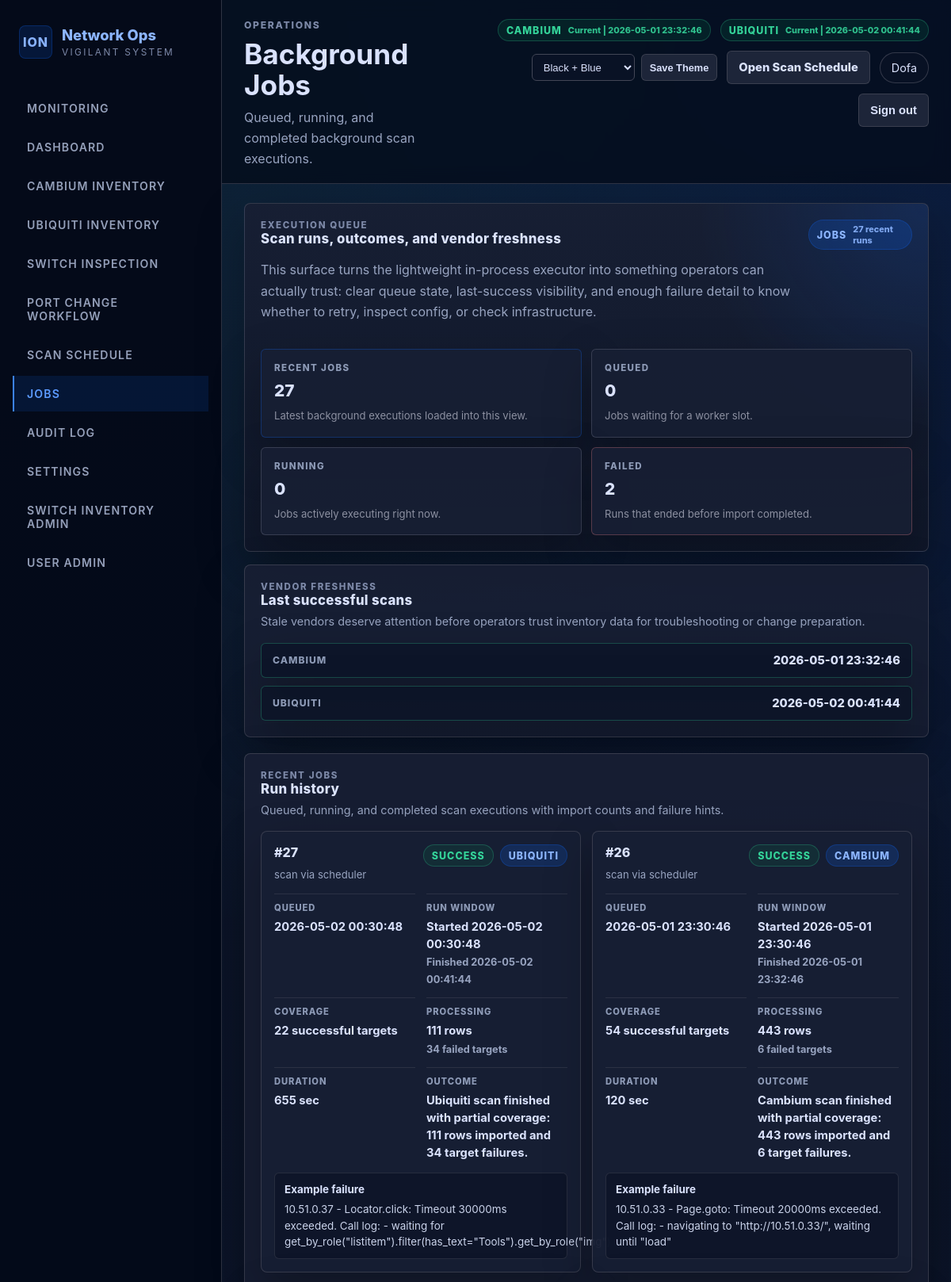
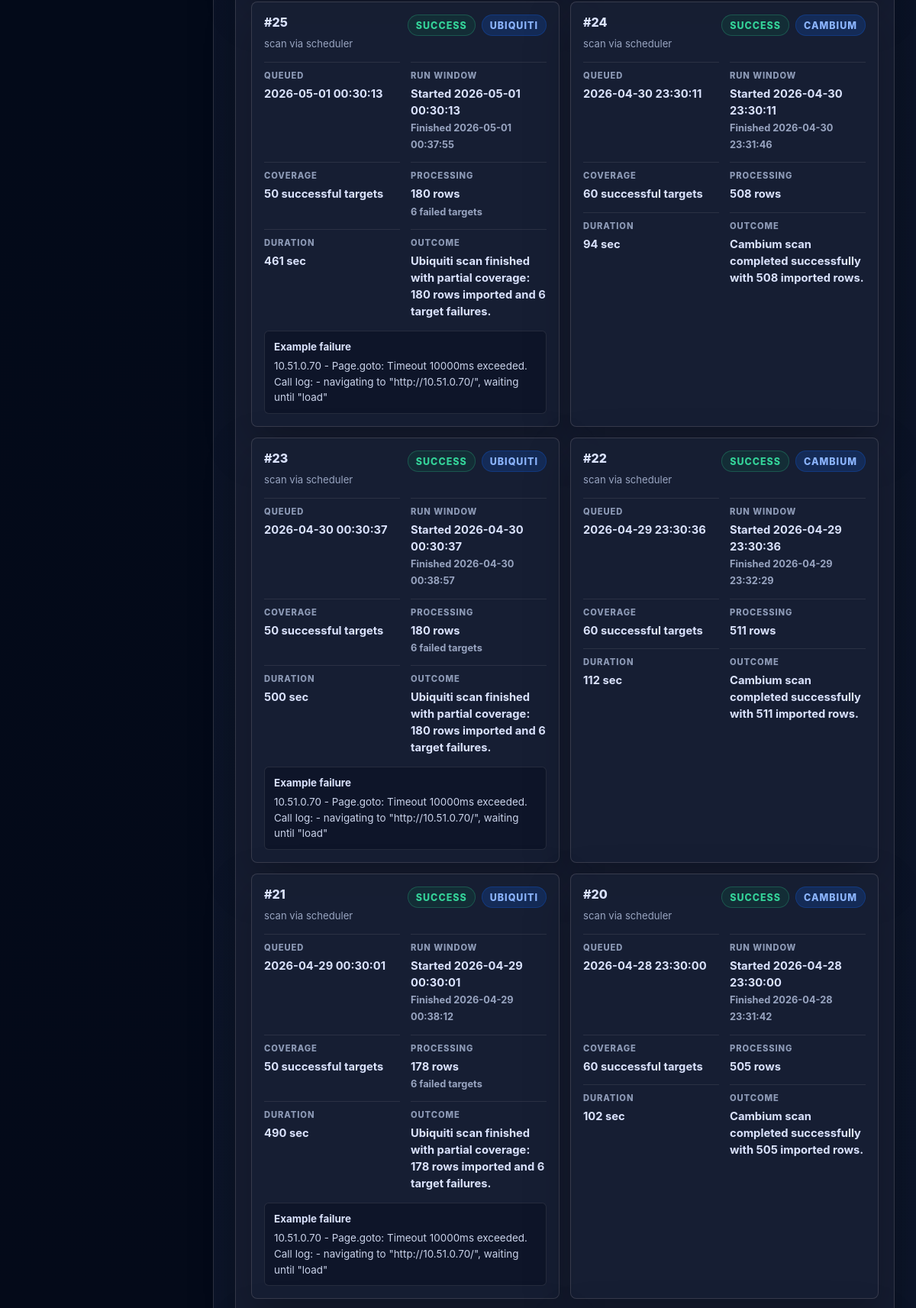
The app's page /jobs/ (signed in, upper part) with its own data (2 pictures, top to bottom).
### tables this page shows
CREATE TABLE users (
    id INTEGER PRIMARY KEY AUTOINCREMENT,
    username TEXT NOT NULL UNIQUE,
    password_hash TEXT NOT NULL,
    role TEXT NOT NULL,
    is_active INTEGER NOT NULL DEFAULT 1,
    created_at TEXT NOT NULL
, ui_preference TEXT NOT NULL DEFAULT 'modern');

CREATE TABLE jobs (
    id INTEGER PRIMARY KEY AUTOINCREMENT,
    job_type TEXT NOT NULL,
    vendor TEXT,
    trigger_source TEXT NOT NULL,
    status TEXT NOT NULL,
    requested_by INTEGER,
    message TEXT,
    meta_json TEXT,
    created_at TEXT NOT NULL,
    started_at TEXT,
    finished_at TEXT
);

### app/routes/jobs.py (the view)
@bp.get("/")
@role_required("operator", "admin")
def list_jobs():
    all_jobs = list_recent_jobs(limit=None)
    pager = paginate_items(all_jobs, parse_page(request.args.get("page")), per_page=20)
    return render_template(
        "jobs/list.html",
        jobs=pager["items"],
        summary=summarize_jobs(current_app.config["STALE_SCAN_THRESHOLD_MINUTES"]),
        pager=pager,
    )

### app/db.py (called while the page is built)
def _ensure_parent(path: Path) -> None:
    path.parent.mkdir(parents=True, exist_ok=True)

def get_db() -> sqlite3.Connection:
    connection = g.get("_db")
    if connection is None:
        db_path = Path(current_app.config["DATABASE_PATH"])
        _ensure_parent(db_path)
        connection = sqlite3.connect(db_path)
        connection.row_factory = sqlite3.Row
        g._db = connection
    return connection

### app/services/audit_service.py (called while the page is built)
def recent_events(limit: int = 10) -> list[dict]:
    rows = get_db().execute(
        """
        SELECT id, actor_username, action, resource_type, resource_id, details_json, created_at
        FROM audit_logs
        ORDER BY id DESC
        LIMIT ?
        """,
        (limit,),
    ).fetchall()
    return [_enrich_event(dict(row)) for row in rows]

def _load_details(raw: str | None) -> dict:
    if not raw:
        return {}
    try:
        return json.loads(raw)
    except json.JSONDecodeError:
        return {"raw": raw}

def _enrich_event(event: dict) -> dict:
    details = _load_details(event.get("details_json"))
    event["details"] = details
    event["outcome"] = _derive_outcome(event.get("action", ""), details)
    event["summary"] = _build_summary(event, details)
    event["target_label"] = details.get("switch") or details.get("name") or event.get("resource_id") or "-"
    return event

def _derive_outcome(action: str, details: dict) -> str:
    if details.get("outcome"):
        return str(details["outcome"])
    lowered = action.lower()
    if any(token in lowered for token in ("failed", "rejected", "denied")):
        return "failed"
    if any(token in lowered for token in ("completed", "deleted", "added", "triggered")):
        return "success"
    return "info"

def _build_summary(event: dict, details: dict) -> str:
    if details.get("summary"):
        return str(details["summary"])
    if event.get("resource_type") == "switch":
        switch = details.get("switch") or event.get("resource_id") or "switch"
        port = details.get("port")
        return f"{switch} {port}".strip()
    if event.get("resource_type") == "job":
        vendor = details.get("vendor") or event.get("resource_id") or "job"
        return f"{vendor} job event"
    if event.get("resource_type") == "switch_inventory":
        name = details.get("name") or event.get("resource_id") or "inventory record"
        ip = details.get("ip")
        return f"{name} ({ip})" if ip else str(name)
    return event.get("action", "")

### app/templates/jobs/list.html (shortened to what this page needs)
{% extends "base.html" %}
{% import "components/ui.html" as ui with context %}

### app/templates/base.html (shortened to what this page needs)
{% import "components/ui.html" as ui with context %}
<!doctype html>
<html lang="en">
<head>
  <link rel="stylesheet" href="{{ url_for('static', filename='app.css') }}">
</head>
<body class="theme-{{ current_theme_mode if current_user else 'dark' }}" data-theme="{{ current_theme_mode if current_user else 'dark' }}">
  <div class="layout">
    {% if current_user %}
    <aside class="sidebar">
      <div class="sidebar-brand">
        <div class="brand-mark">ION</div>
        <div>
          <div class="brand-title">Network Ops</div>
          <div class="brand-subtitle">Vigilant System</div>
        </div>
      </div>
      <nav class="nav-group">
        {% for item in shell_nav %}
        {% set href = url_for(item.endpoint, **(item.route_args or {})) %}
        {% set is_active = (
          (item.match_mode == 'endpoint' and active_endpoint == item.endpoint)
          or (item.match_mode == 'path' and (request.path == href or (item.match_prefix and request.path.startswith(item.match_prefix))))
        ) %}
        <a class="nav-link {% if is_active %}is-active{% endif %}" href="{{ href }}">
          {{ item.label }}
        </a>
        {% endfor %}
      </nav>
    </aside>
    {% endif %}
    <main class="main-shell">
      {% if current_user %}
      <header class="topbar">
        <div class="topbar__context">
          <div class="eyebrow">{{ page_kicker_html | safe }}</div>
          <h1 class="page-title">{{ page_title_html | safe }}</h1>
          {{ page_subtitle_html | safe }}
        </div>
        <div class="topbar-actions">
          <div class="status-cluster">
            {% for item in shell_status %}
            {{ ui.badge(item.label, item.tone, item.meta ~ " | " ~ item.value) }}
            {% endfor %}
          </div>
          <form method="post" action="{{ url_for('auth.update_ui_mode') }}" class="inline-form">
            <select name="ui_preference" class="select-small" aria-label="Theme">
              <option value="dark" {% if current_theme_mode == 'dark' %}selected{% endif %}>Black + Blue</option>
            </select>
            <button class="button button-secondary button-small" type="submit">Save Theme</button>
          </form>
          {{ page_actions_html | safe }}
          <span class="user-chip">{{ current_user.username }}</span>
          <form method="post" action="{{ url_for('auth.logout') }}">
            <button class="button button-secondary" type="submit">Sign out</button>
          </form>
        </div>
      </header>
      {% endif %}
      {% if current_user %}<div class="content-shell">{% endif %}
      {{ page_content_html | safe }}
      {% if current_user %}</div>{% endif %}
    </main>
  </div>
</body>
</html>

### records on screen
users: username "Dofa"
jobs: message "EXECUTION QUEUE Scan runs, outcomes, and vendor freshness This surface turns the lightweight in-process executor into something operators can actually trust: clear queue state, last-success visibility, and enough failure detail to know whether to retry, inspect config, or check infrastructure. JOBS 27 recent runs RECENT JOBS 27 Latest background executions loaded into this view. QUEUED 0 Jobs waiting for a worker slot. RUNNING 0 Jobs actively executing right now. FAILED 2 Runs that ended before import completed. VENDOR FRESHNESS Last successful scans Stale vendors deserve attention before operators trust inventory data for troubleshooting or change preparation. CAMBIUM 2026-05-01 23:32:46…"

### other values on screen
{{ item.label }} "MONITORING" "DASHBOARD" "CAMBIUM INVENTORY" "UBIQUITI INVENTORY" "SWITCH INSPECTION" "PORT CHANGE WORKFLOW" "SCAN SCHEDULE" "JOBS" "AUDIT LOG" "SETTINGS" "SWITCH INVENTORY ADMIN" "USER ADMIN"
{{ page_kicker_html | safe }} "OPERATIONS"
{{ page_title_html | safe }} "Background Jobs"
{{ page_subtitle_html | safe }} "Queued, running, and completed background scan executions."
{{ label }} "CAMBIUM" "UBIQUITI"
{{ meta }} "Current | 2026-05-01 23:32:46" "Current | 2026-05-02 00:41:44"
{{ page_actions_html | safe }} "Open Scan Schedule"
